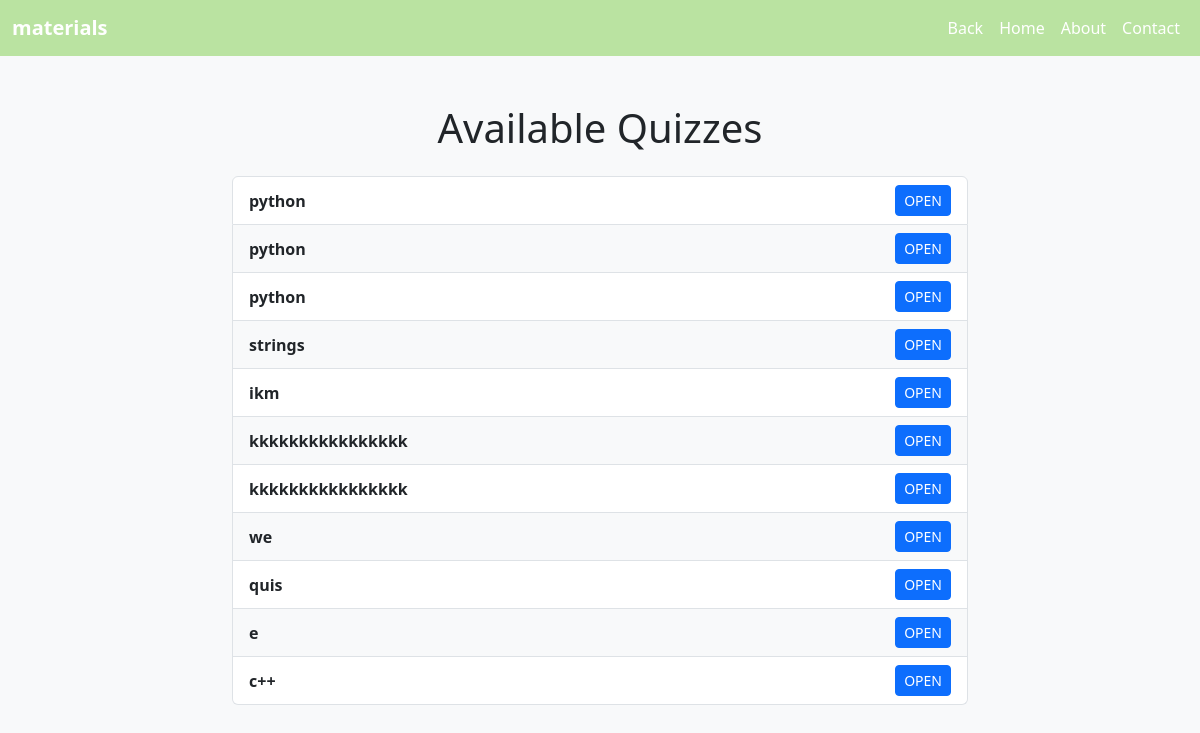
Page /quizzes/ on the earlier database version.
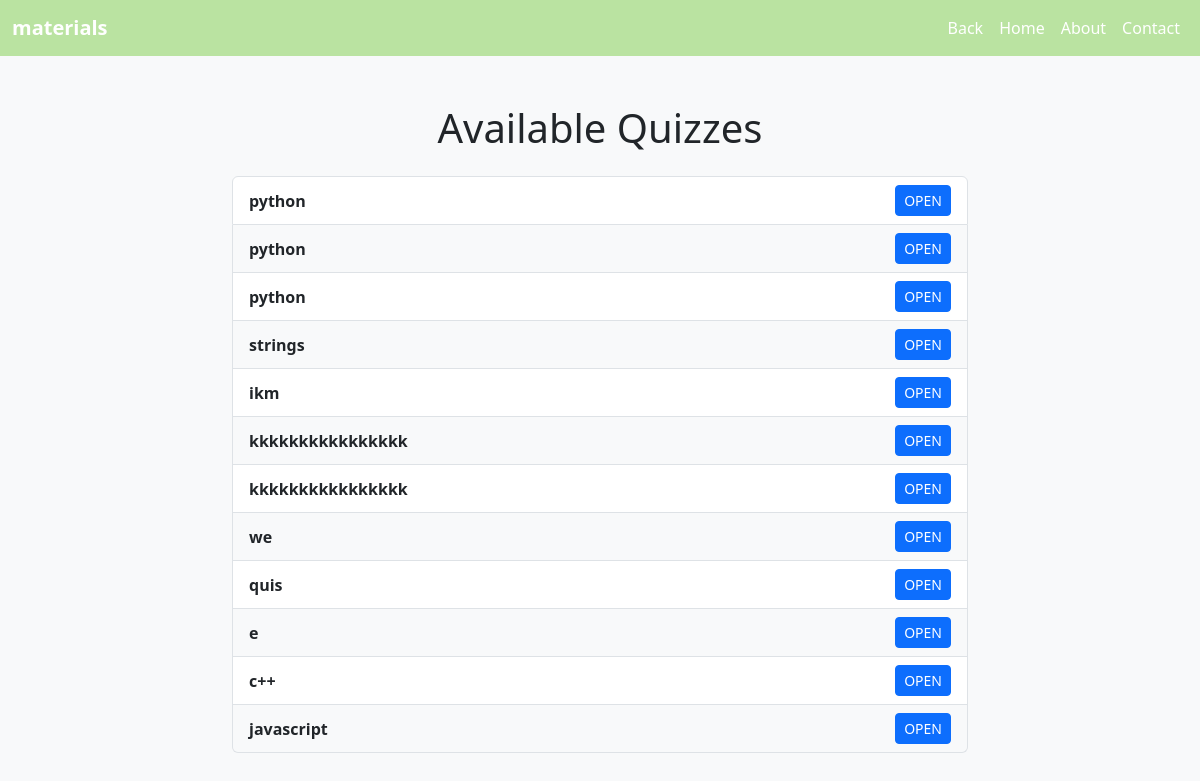
Same page on the later database version.
### lms/models.py (models this page shows, shortened)
class Quiz(models.Model):
    course_content = models.ForeignKey('CourseContent', on_delete=models.CASCADE, related_name='quizzes',null=True, blank=True)
    title = models.CharField(max_length=255)
    description = models.TextField()
    marks = models.IntegerField(default=1)  # Ensure this field exists in your model
    time_limit = models.IntegerField(default=10)

### lms/views.py (the view)
# urls.py: path('quizzes/',quiz_list,name='quiz_list'),
def quiz_list(request):
    quizzes = Quiz.objects.all()  # Get all quizzes from the database
    return render(request, 'quiz_list.html', {'quizzes': quizzes})

### lms/templates/quiz_list.html (shortened to what this page needs)
<!DOCTYPE html>
<html>
<head>
    <link href="https://cdn.jsdelivr.net/npm/bootstrap@5.3.0/dist/css/bootstrap.min.css" rel="stylesheet">
</head>
<body class="bg-light">
  <body>
    <nav class="navbar navbar-expand-lg" style="background-color: hwb(97 63% 11%);">
      <div class="container-fluid">
        <a class="navbar-brand text-white" href="#" style="font-weight: bold;">materials</a>
        <div class="collapse navbar-collapse" id="navbarNav">
          <ul class="navbar-nav ms-auto">
            <li class="nav-item">
              <a class="nav-link text-white active" aria-current="page" href="{% url 'view_all'%}" style="font-size: 16px;">Back </a>
            </li>
            <li class="nav-item">
              <a class="nav-link text-white active" aria-current="page" href="{% url 'teacher_dashboard'%}" style="font-size: 16px;">Home </a>
            </li>
            <li class="nav-item">
              <a class="nav-link text-white" href="#" style="font-size: 16px;">About</a>
            </li>
            <li class="nav-item">
              <a class="nav-link text-white" href="#" style="font-size: 16px;">Contact          </a>
            </li>
          </ul>
        </div>
      </div>
    </nav>
    <div class="container my-5">
        <h1 class="text-center mb-4">Available Quizzes</h1>
        <div class="row">
            <div class="col-md-8 offset-md-2">
                <div class="list-group">
                    {% for quiz in quizzes %}
                        <div class="list-group-item d-flex justify-content-between align-items-center
                            {% cycle 'bg-white' 'bg-light' %}">
                            <span class="fw-bold">{{ quiz.title }}</span>
                            <a href="{% url 'attempt_quiz' quiz.id %}" class="btn btn-primary btn-sm">
                                OPEN
                            </a>
                        </div>
                    {% empty %}
                        <div class="alert alert-warning text-center" role="alert">
                            No quizzes available.
                        </div>
                    {% endfor %}
                </div>
            </div>
        </div>
    </div>
</body>
</html>

Differences in the rows shown:
added Quiz: title "javascript"
